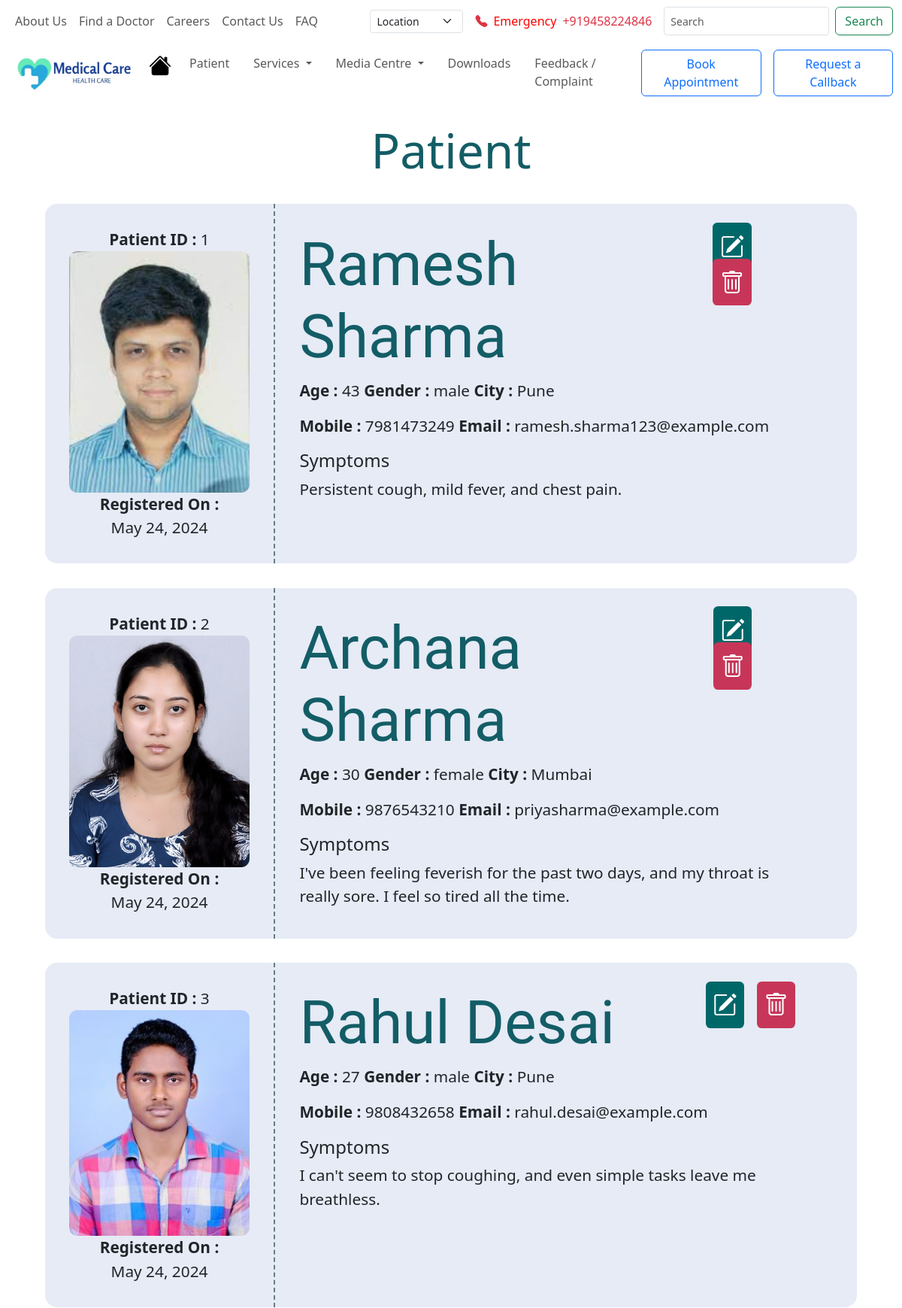
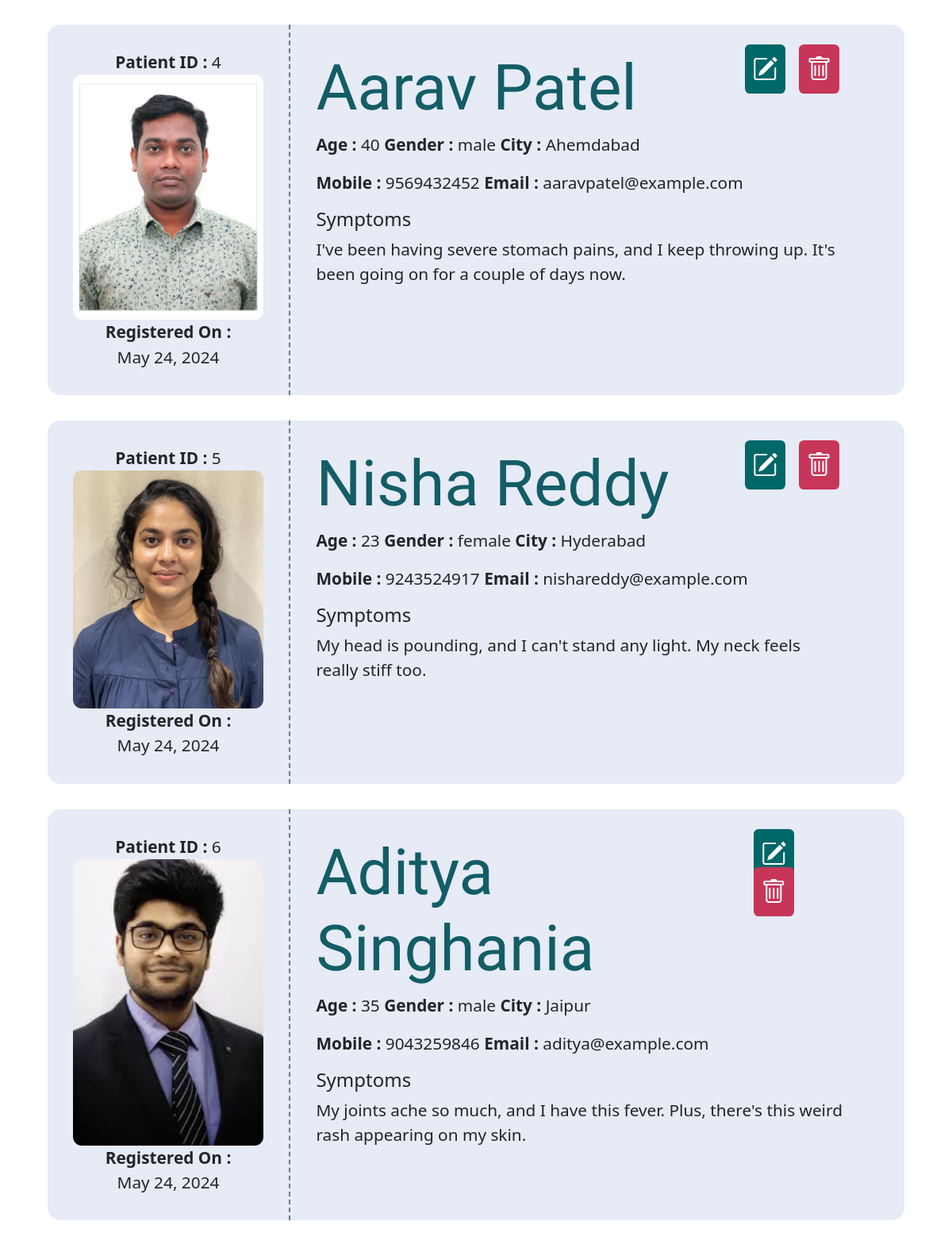
The page /patient/ (upper part) on the database its author committed (2 pictures, top to bottom).
### Patient/models.py (models this page shows, shortened)
class Patients(models.Model):
    patient_id = models.AutoField(primary_key=True, unique=True)
    patient_full_name = models.CharField(max_length=100)
    patient_father_name = models.CharField(max_length=100)
    patient_age = models.SmallIntegerField()
    patient_gender = models.CharField(max_length=10)
    patient_mobile = models.CharField(max_length=10,unique=True)
    patient_email = models.EmailField(max_length=100,unique=True)
    patient_city = models.CharField(max_length=50)
    patient_symptoms = models.CharField(max_length=1000)
    registeration_time = models.DateField(auto_now_add=True)
    patient_image = models.ImageField(upload_to='patient_image/',null=True) # For uploaded photo

### Patient/views.py (the view, shortened to what this page needs)
# urls.py: path('patient/', include('Patient.urls')),
def patient(request):
    patients = models.Patients.objects.all()
    data = {
        'patients' : patients
    }
    return render(request,'Patient/patient.html',context=data)

### Patient/templates/Patient/patient.html (shortened to what this page needs)
<!doctype html>
{% load static %}
<html lang="en">
    <head>
        <link href="https://cdn.jsdelivr.net/npm/bootstrap@5.3.3/dist/css/bootstrap.min.css" rel="stylesheet">
        <link rel="stylesheet" href="https://cdn.jsdelivr.net/npm/bootstrap-icons@1.11.3/font/bootstrap-icons.min.css">
        <link rel="stylesheet" href="{% static 'css/patient.css' %}">
    </head>
    <body>
        {% include 'navbar.html' %}
        <main>
            <div>
                <h1>Patient</h1>
            </div>
            <div>
                <div class="patient-card">
                    <div class="left-side">
                        <span><b>Patient ID : </b>{{patient.patient_id}}</span>
                        <div>
                            <img src="{{patient.patient_image.url}}" alt="patientimage">
                        </div>
                        <span><b>Registered On : </b></span>
                        <span>{{patient.registeration_time}}</span>
                    </div>
                    <div class="right-side w-100">
                        <div class="d-flex justify-content-between">
                        <h2>{{patient.patient_full_name}}</h2>
                                <div class="alter-btn">
                                    <a class="edit" href="{% url 'Patient:update' id=patient.patient_id %}"><i class="bi bi-pencil-square"></i></a>
                                    <a class="delete" href="{% url 'Patient:delete-card' id=patient.patient_id %}"><i class="bi bi-trash"></i></a>
                                </div>
                            </div>
                        <div class="details">
                            <p>
                                <span><b>Age : </b>{{patient.patient_age}}</span>
                                <span><b>Gender : </b>{{patient.patient_gender}}</span>
                                <span><b>City : </b>{{patient.patient_city}}</span>
                            </p>
                            <p>
                                <span><b>Mobile : </b>{{patient.patient_mobile}}</span>
                                <span><b>Email : </b>{{patient.patient_email}}</span>
                            </p>
                            <div>
                                <h4>Symptoms</h4>
                                <p>{{patient.patient_symptoms}}</p>
                            </div>
                        </div>
                    </div>
                </div>
            </div>
        </main>
        {% include 'footer.html' %}
    </body>
</html>

### templates/navbar.html (shortened to what this page needs)
{% load static %}
<link rel="stylesheet" href="{% static 'css/navbar.css' %}">
<nav class="navbar navbar-expand-sm bg-body-light">
    <div class="container-fluid upper-nav">
        <ul class="navbar-nav me-auto mb-2 mb-sm-0 justify-content-center" id="navbarSupportedContent">
            <li class="nav-item">
                <a class="nav-link" href="{% url 'about_us' %}">About Us</a>
            </li>
            <li class="nav-item">
                <a class="nav-link" href="#">Find a Doctor</a>
            </li>
            <li class="nav-item">
              <a class="nav-link" href="{% url 'career' %}">Careers</a>
            </li>
            <li class="nav-item">
                <a class="nav-link" href="#">Contact Us</a>
            </li>
            <li class="nav-item">
                <a class="nav-link" href="{% url 'faq' %}">FAQ</a>
            </li>
        </ul>
        <select class="form-select form-select-sm me-3" aria-label="select" style="width: auto;">
          <option selected>Location</option>
        </select>
        <i class="bi bi-telephone-fill text-danger me-2"></i><font color=red class="me-2">Emergency</font> <a class="nav-link text-danger me-3" href="#">+919458224846</a>
        <form class="d-flex" role="emergency" method="GET" action="{% url 'Patient:patient-page' %}">
          <input class="form-control me-2 form-control-sm" type="search" placeholder="Search" aria-label="Search" name="search">
          <button class="btn btn-outline-success" type="submit">Search</button>
        </form>
    </div>
</nav>
<nav class="navbar navbar-expand-sm sticky-top bg-body-light" style="background-color: white;">
  <div class="container-fluid">
    <a class="navbar-brand" href="{% url 'home-page' %}"><img src="{% static 'images/Hospital Brand.jpg' %}" height="50" width="170" class="d-inline-block align-text-center"></a>
    <div class="collapse navbar-collapse" id="navbarSupportedContent">
      <ul class="navbar-nav me-auto mb-2 mb-lg-0 nav-underline">
        <a href="{% url 'home-page' %}"><i class="bi bi-house-fill nav1"></i></a>
        <li class="nav-item">
          <a class="nav-link" href="{% url 'Patient:patient-page' %}">Patient</a>
        </li>
        <li class="nav-item dropdown">
          <a class="nav-link dropdown-toggle" href="#" role="button" data-bs-toggle="dropdown" aria-expanded="false">
            Services
          </a>
        </li>
        <li class="nav-item dropdown">
          <a class="nav-link dropdown-toggle" href="#" role="button" data-bs-toggle="dropdown" aria-expanded="false">
            Media Centre
          </a>
        </li>
        <li class="nav-item">
            <a class="nav-link" href="#">Downloads</a>
          </li>
          <li class="nav-item">
            <a class="nav-link" href="#">Feedback / Complaint</a>
          </li>
      </ul>
      <form class="d-flex" role="contacting">
        <a href="{% url 'appointment' %}" class="btn btn-outline-primary me-3"style="text-decoration: none;">Book Appointment</a>
        <button class="btn btn-outline-primary" type="submit">Request a Callback</button>
      </form>
    </div>
  </div>
</nav>

### templates/footer.html (shortened to what this page needs)
{% load static %}
<link rel="stylesheet" href="{% static 'css/footer.css' %}">

### Patient/static/css/patient.css (style rules this page uses)
main { margin: 2% 5%; }
.patient-card { display: flex; background-color: #e6ebf6; border-radius: 1em; transition: transform 0.2s; margin: 3% 0; }
.patient-card p , .left-side span { font-family: 'Segoe UI', Tahoma, Geneva, Verdana, sans-serif; font-size: 1.3em; }
.left-side { display: flex; flex-direction: column; align-items: center; padding: 2em; border-right: 2px dashed #687d7f; }
.right-side { padding: 3% 7% 2% 3%; }
.right-side h2 { font-family: "Courgette", cursive; font-size: 5em; color: #135D66; }
.left-side img { border-radius: 0.7em; width: 15em; }
main h1 { text-align: center; color: #135D66; font-size: 4em; margin-bottom: 2%; }
.alter-btn a { font-size: 2em; margin: 0.2em; padding: 0.3em; color: white; border-radius: 0.2em; transition: all 0.2s; }
.delete { background-color: #C73659; }
.edit { background-color: #006769; }

### static/css/navbar.css (style rules this page uses)
.nav1 { font-size: 30px; color: black; }

### static/css/footer.css (style rules this page uses)
body { min-height: 100vh; display: flex; flex-direction: column; }

### rows shown on the page
Patients: patient_id "1", patient_image (picture), registeration_time "May 24, 2024", patient_full_name "Ramesh Sharma", patient_age "43", patient_gender "male", patient_city "Pune", patient_mobile "7981473249", patient_email "ramesh.sharma123@example.com", patient_symptoms "Persistent cough, mild fever, and chest pain."
Patients: patient_id "2", patient_image (picture), registeration_time "May 24, 2024", patient_full_name "Archana Sharma", patient_age "30", patient_gender "female", patient_city "Mumbai", patient_mobile "9876543210", patient_email "priyasharma@example.com", patient_symptoms "I've been feeling feverish for the past two days, and my throat is really sore. I feel so tired all the time."
Patients: patient_id "3", patient_image (picture), registeration_time "May 24, 2024", patient_full_name "Rahul Desai", patient_age "27", patient_gender "male", patient_city "Pune", patient_mobile "9808432658", patient_email "rahul.desai@example.com", patient_symptoms "I can't seem to stop coughing, and even simple tasks leave me breathless."
Patients: patient_id "4", patient_image (picture), registeration_time "May 24, 2024", patient_full_name "Aarav Patel", patient_age "40", patient_gender "male", patient_city "Ahemdabad", patient_mobile "9569432452", patient_email "aaravpatel@example.com", patient_symptoms "I've been having severe stomach pains, and I keep throwing up. It's been going on for a couple of days now."
Patients: patient_id "5", patient_image (picture), registeration_time "May 24, 2024", patient_full_name "Nisha Reddy", patient_age "23", patient_gender "female", patient_city "Hyderabad", patient_mobile "9243524917", patient_email "nishareddy@example.com", patient_symptoms "My head is pounding, and I can't stand any light. My neck feels really stiff too."
Patients: patient_id "6", patient_image (picture), registeration_time "May 24, 2024", patient_full_name "Aditya Singhania", patient_age "35", patient_gender "male", patient_city "Jaipur", patient_mobile "9043259846", patient_email "aditya@example.com", patient_symptoms "My joints ache so much, and I have this fever. Plus, there's this weird rash appearing on my skin."
